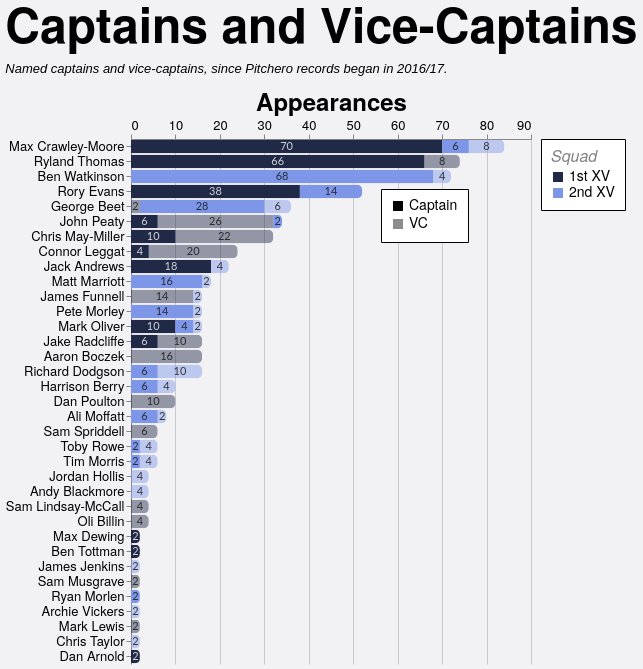

This figure's Vega-Lite source:
### Vega-Lite specification from a JSON file in a GitHub repository (floating-point values rounded to 4 significant figures; data arrays with more than 128 entries replaced by an {"elided": "..."} marker saying what was removed)
{"config": {"axis": {"labelFont": "PT Sans Narrow, Helvetica Neue, Helvetica, Arial, sans-serif", "titleFont": "PT Sans Narrow, Helvetica Neue, Helvetica, Arial, sans-serif", "labelFontSize": 13, "titleFontSize": 24, "gridColor": "#202947", "gridOpacity": 0.2, "zindex": 1}, "text": {"font": "Lato, sans-serif"}, "bar": {"cornerRadiusEnd": 5}, "header": {"labelFont": "PT Sans Narrow, Helvetica Neue, Helvetica, Arial, sans-serif", "titleFont": "PT Sans Narrow, Helvetica Neue, Helvetica, Arial, sans-serif", "labelFontSize": 24, "titleFontSize": 28, "labelFontWeight": "bold", "orient": "left"}, "legend": {"labelFont": "PT Sans Narrow, Helvetica Neue, Helvetica, Arial, sans-serif", "titleFont": "PT Sans Narrow, Helvetica Neue, Helvetica, Arial, sans-serif", "labelFontSize": 14, "titleFontSize": 16, "titlePadding": 5, "fillColor": "white", "strokeColor": "black", "padding": 10, "titleFontWeight": "lighter", "titleFontStyle": "italic", "titleColor": "gray", "offset": 10}, "title": {"font": "PT Sans Narrow, Helvetica Neue, Helvetica, Arial, sans-serif", "fontSize": 48, "fontWeight": "bold", "anchor": "start", "align": "center", "titlePadding": 20, "subtitlePadding": 10, "subtitleFontSize": 13, "subtitleColor": "", "subtitleFontStyle": "italic", "offset": 15, "color": "black"}, "axisX": {"labelAngle": 0}, "facet": {"title": null, "header": null, "align": {"row": "each", "column": "each"}}, "resolve": {"scale": {"y": "independent", "facet": "independent"}}, "background": "#f2f1f4", "scale": {"offsetBandPaddingOuter": 0.2, "offsetBandPaddingInner": 0.1}, "view": {"stroke": null, "background": "transparent"}}, "layer": [{"mark": {"type": "bar"}, "encoding": {"color": {"field": "squad", "legend": {"labelExpr": "datum.value + ' XV'", "orient": "right", "title": "Squad"}, "scale": {"domain": ["1st", "2nd"], "range": ["#202946", "#7d96e8"]}, "sort": ["1st", "2nd"], "type": "nominal"}, "opacity": {"field": "role", "legend": {"legendX": 250, "legendY": 50, "orient": "none", "title": null}, "scale": {"domain": ["Captain", "VC"], "range": [1.0, 0.45]}, "sort": ["Captain", "VC"], "type": "nominal"}, "order": {"field": "stack_order", "sort": "ascending", "type": "quantitative"}, "tooltip": [{"field": "player", "title": "Player", "type": "nominal"}, {"field": "squad", "title": "Squad", "type": "nominal"}, {"field": "role", "title": "Role", "type": "nominal"}, {"field": "games_agg", "title": "Games", "type": "quantitative"}], "x": {"axis": {"orient": "top", "title": "Appearances"}, "field": "games_agg", "stack": "zero", "type": "quantitative"}, "y": {"field": "player", "sort": {"field": "player_total", "op": "max", "order": "descending"}, "title": null, "type": "nominal"}}, "transform": [{"aggregate": [{"op": "sum", "field": "games", "as": "games_agg"}, {"op": "max", "field": "player_total", "as": "player_total"}], "groupby": ["player", "squad", "role", "stack_order"]}]}, {"mark": {"type": "text", "align": "center", "baseline": "middle", "fontSize": 11, "opacity": 0.8}, "encoding": {"color": {"field": "label_color", "legend": null, "scale": null, "type": "nominal"}, "text": {"field": "games_agg", "format": ".0f", "type": "quantitative"}, "x": {"field": "x_mid", "type": "quantitative"}, "y": {"field": "player", "sort": {"field": "player_total", "op": "max", "order": "descending"}, "title": null, "type": "nominal"}}, "transform": [{"aggregate": [{"op": "sum", "field": "games", "as": "games_agg"}, {"op": "max", "field": "player_total", "as": "player_total"}], "groupby": ["player", "squad", "role", "stack_order"]}, {"groupby": ["player"], "stack": "games_agg", "sort": [{"field": "stack_order", "order": "ascending"}], "as": ["x0", "x1"]}, {"calculate": "(datum.x0 + datum.x1) / 2", "as": "x_mid"}, {"calculate": "datum.squad === '1st' && datum.role === 'Captain' ? '#ffffff' : '#111111'", "as": "label_color"}]}], "data": {"name": "data-8e2c83f03bf89384cba8465eb6a2723a"}, "height": {"step": 15}, "title": {"text": "Captains and Vice-Captains", "subtitle": "Named captains and vice-captains, since Pitchero records began in 2016/17."}, "transform": [{"joinaggregate": [{"op": "sum", "field": "games", "as": "player_total"}], "groupby": ["player"]}], "width": 400, "$schema": "https://vega.github.io/schema/vega-lite/v5.20.1.json", "datasets": {"data-8e2c83f03bf89384cba8465eb6a2723a": {"elided": "197 records"}}}
